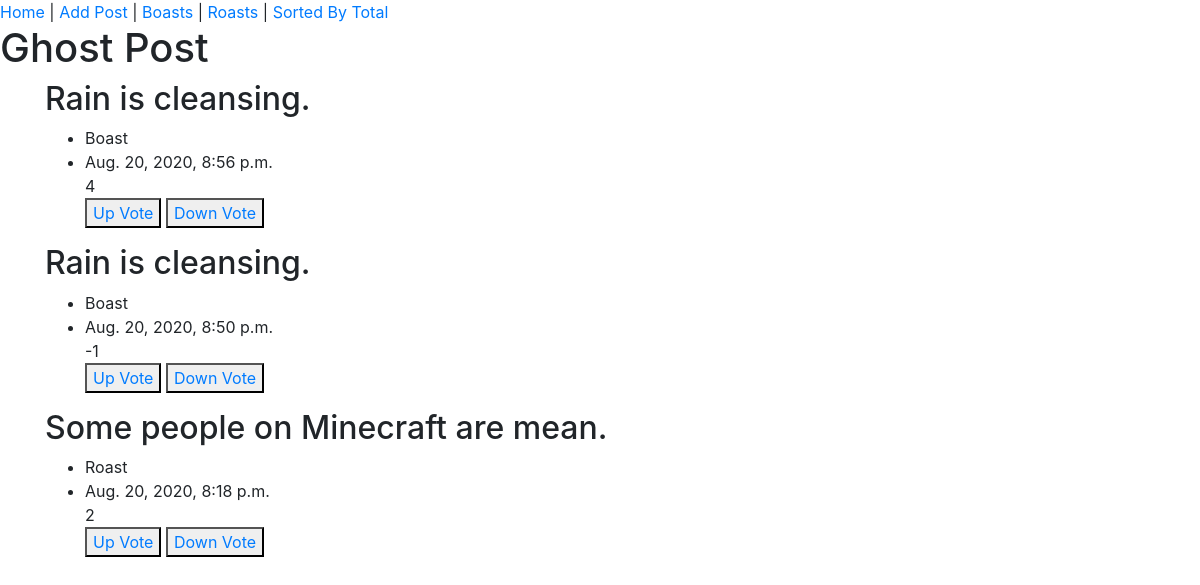
Before: / with the older database file.
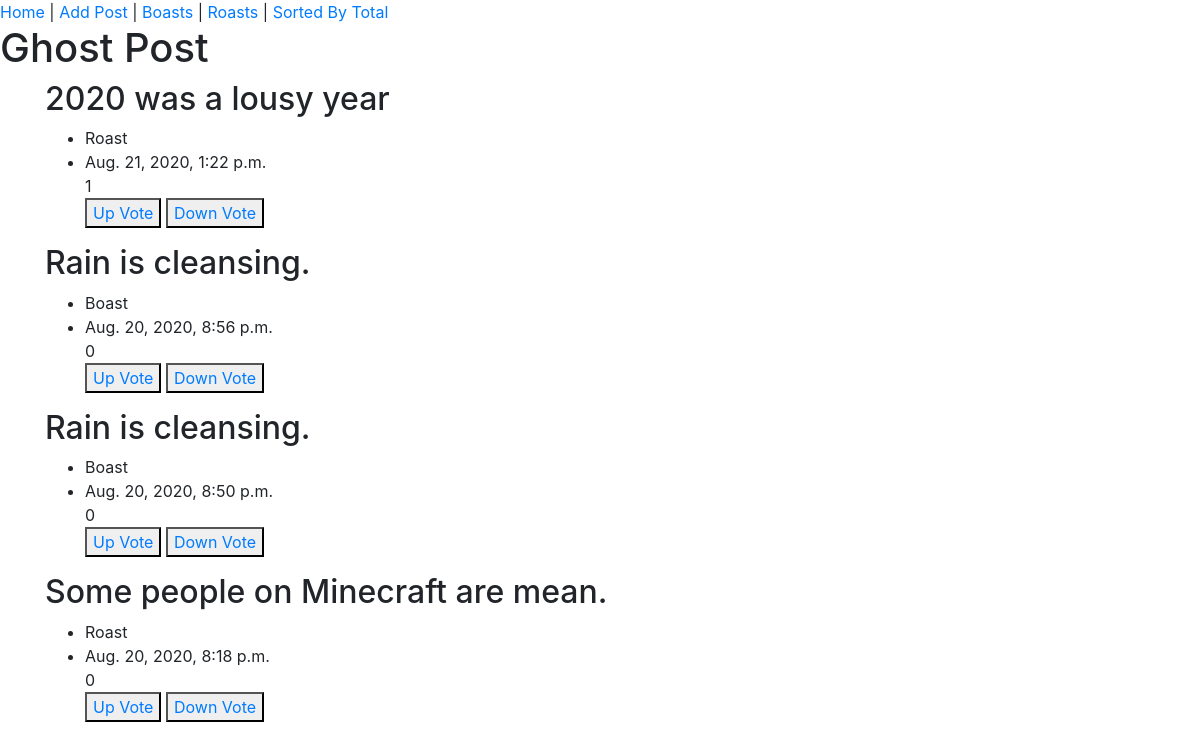
After: the same page with the newer database file.
### ghostpost_app/models.py (models this page shows, shortened)
class Post(models.Model):
  isBoast = models.BooleanField()
  body = models.CharField(max_length=280)
  upVotes = models.IntegerField()
  downVotes = models.IntegerField()
  postDate = models.DateTimeField(default=timezone.now)
  @property
  def total(self):
    return self.upVotes - self.downVotes

### ghostpost_app/views.py (the view)
# urls.py: path('', views.index, name='home'),
def index(request):
  posts = Post.objects.all().order_by('-postDate')
  return render(request, 'index.html', {"posts":posts})

### templates/index.html
{% extends 'base.html' %}
{% block content %}
  <div class="container">
    {% for post in posts %}
      <div>
        <h2>{{ post.body }}</h2>
        <ul>
          <li>{{ post.isBoast|yesno:"Boast,Roast" }}</li>
          <li>{{ post.postDate }}</li>
          <span>{{ post.total }}</span>
          <br>
          <button>
            <a href="/upvote/{{ post.id }}/">Up Vote</a> </button> <button> <a href="/downvote/{{ post.id }}/">Down Vote</a>
          </button>
        </ul>
      </div>
    {% endfor %}
  </div>
{% endblock content %}

### templates/base.html (shortened to what this page needs)
<!DOCTYPE html>
<html lang="en">
<head>
<link rel="stylesheet" href="https://stackpath.bootstrapcdn.com/bootstrap/4.5.2/css/bootstrap.min.css">
</head>
<body>
  <a href="{% url 'home' %}">Home</a> | <a href="/add_post/">Add Post</a> | <a href="/boasts/">Boasts</a> | <a href="/roasts/">Roasts</a> | <a href="/sorted/">Sorted By Total</a>
  <h1>Ghost Post</h1>
  {% block content %}
  {% endblock content %}
</body>
</html>

Changed rows visible on the page:
added Post: body "2020 was a lousy year", isBoast "Roast", postDate "Aug. 21, 2020, 1:22 p.m.", total "1"
changed Post "Aug. 20, 2020, 8:56 p.m.": total "4" → "0"
changed Post "Aug. 20, 2020, 8:50 p.m.": total "-1" → "0"
changed Post "Some people on Minecraft are mean.": total "2" → "0"
